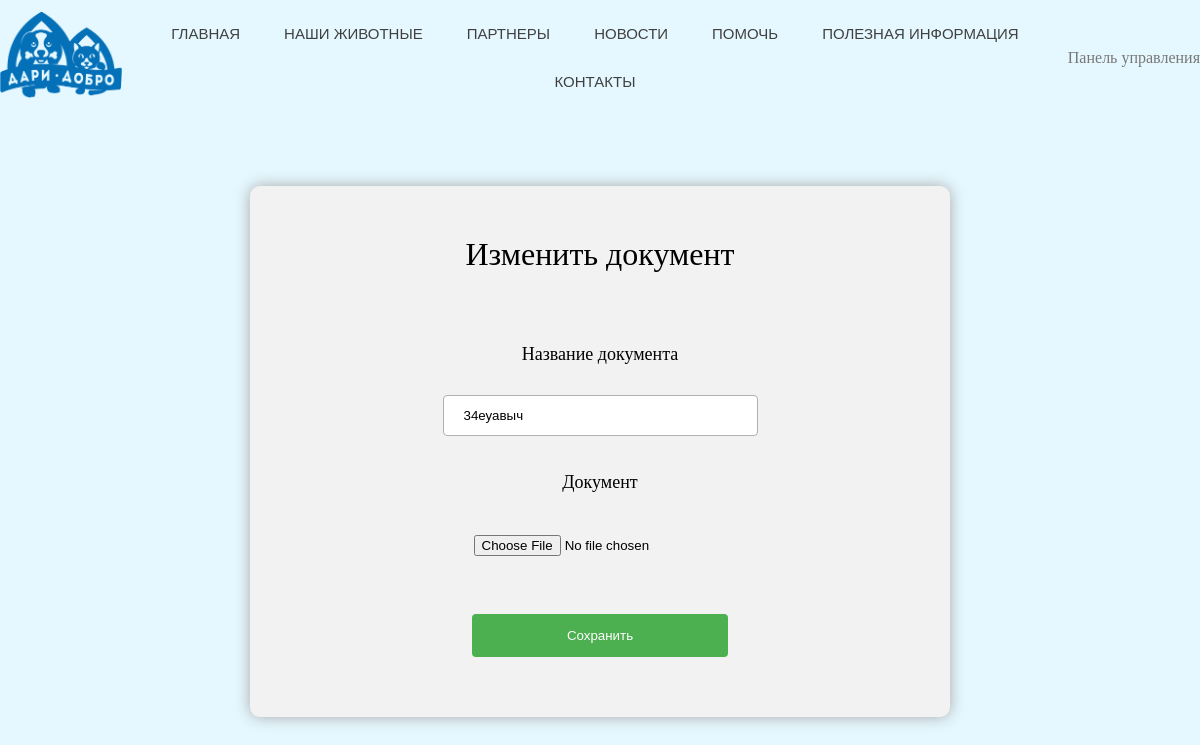
The page /add_document?action=edit&id=1 (signed in) on the database as committed earlier.
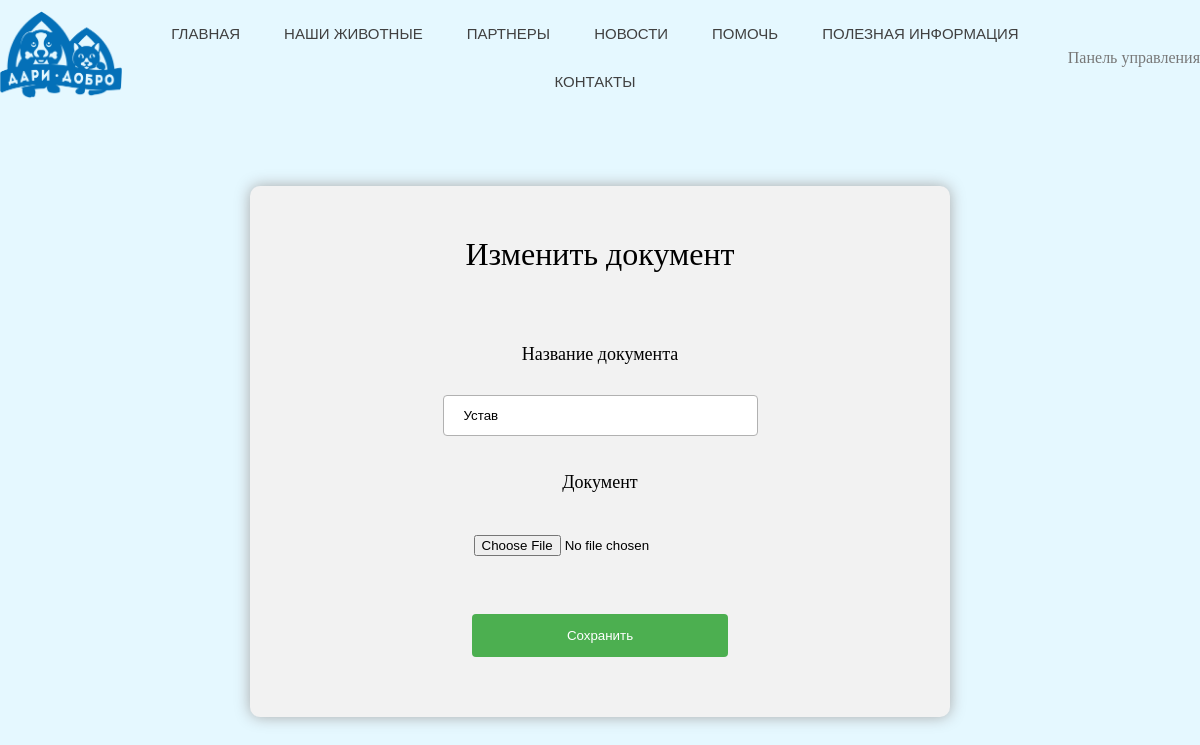
The same page on the database as committed later.
### app/models.py (models this page shows)
class Documents(__basemodel):
    __tablename__ = 'documents'
    id = sa.Column(sa.Integer, primary_key=True)
    title = sa.Column(sa.String())
    file = sa.Column(sa.String())

### app/routes.py (the view, shortened to what this page needs)
@application.route("/add_document", methods=['GET', 'POST'])
@login_required
def add_document():
    action = request.args.get("action")
    form = AddDocumentForm()
    if action == "edit":
        form = EditDocumentForm()
        document = Documents.query.get(request.args.get("id"))
        if document:
            if form.validate_on_submit():
                document.title = form.title.data
                if form.document.data:
                    document.file = save_file(form.document.data)
                db.session.commit()
                return redirect(url_for("documents"))
            else:
                form.title.data = document.title
        else:
            return redirect(url_for("documents"))
    return render_template("forms/add_document.html", user=current_user, form=form)

### app/forms.py (shortened to what this page needs)
class AddDocumentForm(FlaskForm):
    _name = "Добавить документ"
    title = StringField("Название документа", validators=[DataRequired()])
    document = FileField("Документ", validators=[DataRequired(), pdf_validation])
    submit = SubmitField("Добавить")

class EditDocumentForm(FlaskForm):
    _name = "Изменить документ"
    title = StringField("Название документа", validators=[DataRequired()])
    document = FileField("Документ", validators=[pdf_validation])
    submit = SubmitField("Сохранить")

### app/routes.py (called while the page is built)
@login.user_loader
def load_user(user_id):
    return User.query.get(int(user_id))

### app/templates/forms/add_document.html (shortened to what this page needs)
<!DOCTYPE html>
<html lang="ru">
{% extends "base_template.html" %}
    {% block head %}
    <link rel="stylesheet" type="text/css" href="/static/css/form.css">
    {% endblock %}
{% block after %}
<div class="form-block">
    <h1>{{form._name}}</h1>
    <form action="" enctype="multipart/form-data" method="post">
        {{ form.title.label }}
        <p>
            {{ form.title(size=32, placeholder="") }}
        </p>
        {{ form.document.label }}
        <p>
            {{ form.document(size=32) }}
        </p>
        {{ form.submit() }}
    </form>
</div>
{% endblock %}

Rows that differ between the two databases and show on the page:
changed Documents: title "34еуавыч" → "Устав"
